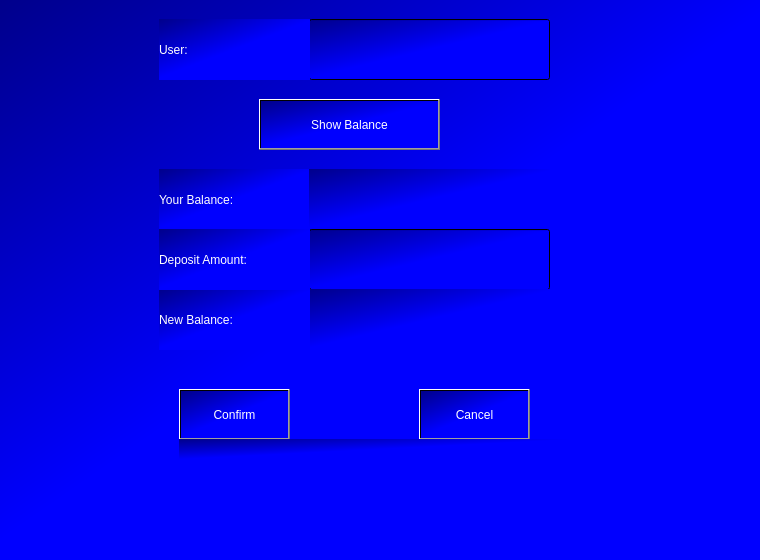
<?xml version="1.0" encoding="UTF-8"?>
<ui version="4.0">
 <class>Dialog2</class>
 <widget class="QDialog" name="Dialog2">
  <property name="geometry">
   <rect>
    <x>0</x>
    <y>0</y>
    <width>760</width>
    <height>560</height>
   </rect>
  </property>
  <property name="windowTitle">
   <string>Dialog</string>
  </property>
  <widget class="QWidget" name="widget" native="true">
   <property name="geometry">
    <rect>
     <x>-1</x>
     <y>-1</y>
     <width>761</width>
     <height>561</height>
    </rect>
   </property>
   <property name="styleSheet">
    <string notr="true"> background-color: qlineargradient(spread:pad, x1:0.824364, y1:0.875, x2:0, y2:0, stop:0.414773 rgba(0, 0, 255, 255), stop:1 rgba(0, 0, 139, 255));</string>
   </property>
   <widget class="QLabel" name="label">
    <property name="geometry">
     <rect>
      <x>160</x>
      <y>170</y>
      <width>151</width>
      <height>61</height>
     </rect>
    </property>
    <property name="styleSheet">
     <string notr="true">font: 14pt &quot;MS Shell Dlg 2&quot;;
color: rgb(255, 255, 255);
</string>
    </property>
    <property name="text">
     <string>Your Balance:</string>
    </property>
   </widget>
   <widget class="QLabel" name="balance">
    <property name="geometry">
     <rect>
      <x>310</x>
      <y>170</y>
      <width>241</width>
      <height>61</height>
     </rect>
    </property>
    <property name="styleSheet">
     <string notr="true">font: 14pt &quot;MS Shell Dlg 2&quot;;
color: rgb(255, 255, 255);
</string>
    </property>
    <property name="text">
     <string/>
    </property>
   </widget>
   <widget class="QLineEdit" name="depositfield">
    <property name="geometry">
     <rect>
      <x>310</x>
      <y>230</y>
      <width>241</width>
      <height>61</height>
     </rect>
    </property>
    <property name="styleSheet">
     <string notr="true">font: 14pt &quot;MS Shell Dlg 2&quot;;</string>
    </property>
   </widget>
   <widget class="QPushButton" name="confirmDeposit">
    <property name="geometry">
     <rect>
      <x>180</x>
      <y>390</y>
      <width>111</width>
      <height>51</height>
     </rect>
    </property>
    <property name="styleSheet">
     <string notr="true">font: 14pt &quot;MS Shell Dlg 2&quot;;
color: rgb(255, 255, 255);</string>
    </property>
    <property name="text">
     <string>Confirm</string>
    </property>
   </widget>
   <widget class="QPushButton" name="cancelDeposit">
    <property name="geometry">
     <rect>
      <x>420</x>
      <y>390</y>
      <width>111</width>
      <height>51</height>
     </rect>
    </property>
    <property name="styleSheet">
     <string notr="true">font: 14pt &quot;MS Shell Dlg 2&quot;;color: rgb(255, 255, 255);</string>
    </property>
    <property name="text">
     <string>Cancel</string>
    </property>
   </widget>
   <widget class="QLabel" name="newBalance">
    <property name="geometry">
     <rect>
      <x>310</x>
      <y>290</y>
      <width>241</width>
      <height>61</height>
     </rect>
    </property>
    <property name="styleSheet">
     <string notr="true">font: 14pt &quot;MS Shell Dlg 2&quot;;
color: rgb(255, 255, 255);
</string>
    </property>
    <property name="text">
     <string/>
    </property>
   </widget>
   <widget class="QLabel" name="label_6">
    <property name="geometry">
     <rect>
      <x>160</x>
      <y>290</y>
      <width>151</width>
      <height>61</height>
     </rect>
    </property>
    <property name="styleSheet">
     <string notr="true">font: 14pt &quot;MS Shell Dlg 2&quot;;
color: rgb(255, 255, 255);
</string>
    </property>
    <property name="text">
     <string>New Balance:</string>
    </property>
   </widget>
   <widget class="QLabel" name="label_7">
    <property name="geometry">
     <rect>
      <x>160</x>
      <y>230</y>
      <width>151</width>
      <height>61</height>
     </rect>
    </property>
    <property name="styleSheet">
     <string notr="true">font: 14pt &quot;MS Shell Dlg 2&quot;;
color: rgb(255, 255, 255);
</string>
    </property>
    <property name="text">
     <string>Deposit Amount:</string>
    </property>
   </widget>
   <widget class="QLabel" name="depositerror">
    <property name="geometry">
     <rect>
      <x>180</x>
      <y>440</y>
      <width>391</width>
      <height>21</height>
     </rect>
    </property>
    <property name="styleSheet">
     <string notr="true">color: rgb(255, 0, 0);
font: 10pt &quot;MS Shell Dlg 2&quot;;</string>
    </property>
    <property name="text">
     <string/>
    </property>
   </widget>
   <widget class="QLineEdit" name="usernamefield">
    <property name="geometry">
     <rect>
      <x>310</x>
      <y>20</y>
      <width>241</width>
      <height>61</height>
     </rect>
    </property>
    <property name="styleSheet">
     <string notr="true">font: 14pt &quot;MS Shell Dlg 2&quot;;</string>
    </property>
    <property name="text">
     <string/>
    </property>
   </widget>
   <widget class="QLabel" name="label_8">
    <property name="geometry">
     <rect>
      <x>160</x>
      <y>20</y>
      <width>151</width>
      <height>61</height>
     </rect>
    </property>
    <property name="styleSheet">
     <string notr="true">font: 14pt &quot;MS Shell Dlg 2&quot;;
color: rgb(255, 255, 255);
</string>
    </property>
    <property name="text">
     <string>User:</string>
    </property>
   </widget>
   <widget class="QPushButton" name="showBalance">
    <property name="geometry">
     <rect>
      <x>260</x>
      <y>100</y>
      <width>181</width>
      <height>51</height>
     </rect>
    </property>
    <property name="styleSheet">
     <string notr="true">font: 14pt &quot;MS Shell Dlg 2&quot;;
color: rgb(255, 255, 255);</string>
    </property>
    <property name="text">
     <string>Show Balance</string>
    </property>
   </widget>
  </widget>
 </widget>
 <resources/>
 <connections/>
</ui>
